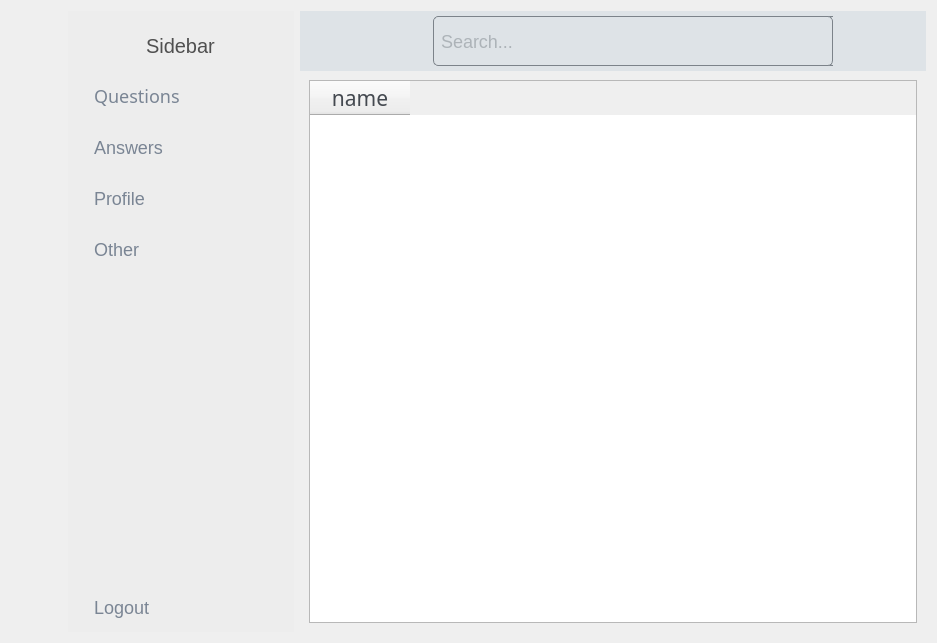
<?xml version="1.0" encoding="UTF-8"?>
<ui version="4.0">
 <class>Form</class>
 <widget class="QWidget" name="Form">
  <property name="geometry">
   <rect>
    <x>0</x>
    <y>0</y>
    <width>937</width>
    <height>643</height>
   </rect>
  </property>
  <property name="windowTitle">
   <string>Form</string>
  </property>
  <property name="styleSheet">
   <string notr="true">background-color:rgb(233, 233, 233);
/*background-color: #FCFEFF;*\</string>
  </property>
  <layout class="QHBoxLayout" name="horizontalLayout_5">
   <item>
    <widget class="QWidget" name="icon_only_widget" native="true">
     <property name="styleSheet">
      <string notr="true">QPushButton{
	color: black;
	border: none;
	font-family: &quot;poppins&quot;;
	font-weight: 450;
	font-size: 15px;
	text-align: right;
	
}

QPushButton::hover {
	background-color: #C9B4EF;
	color: #fff;
}

QPushButton::checked {
	background-color: #AF83FB;
	color: #ffffff;
	border-radius: 20px;
	border-radius: 6px;
}
</string>
     </property>
     <layout class="QVBoxLayout" name="verticalLayout_3">
      <property name="spacing">
       <number>0</number>
      </property>
      <property name="leftMargin">
       <number>1</number>
      </property>
      <property name="topMargin">
       <number>10</number>
      </property>
      <property name="rightMargin">
       <number>0</number>
      </property>
      <property name="bottomMargin">
       <number>0</number>
      </property>
      <item>
       <layout class="QHBoxLayout" name="horizontalLayout_3">
        <item>
         <widget class="QPushButton" name="logo">
          <property name="minimumSize">
           <size>
            <width>50</width>
            <height>50</height>
           </size>
          </property>
          <property name="styleSheet">
           <string notr="true">QPushButton::hover{
	background-color: none;
}</string>
          </property>
          <property name="text">
           <string/>
          </property>
          <property name="icon">
           <iconset>
            <normaloff>ic/logo-2.png</normaloff>ic/logo-2.png</iconset>
          </property>
          <property name="iconSize">
           <size>
            <width>40</width>
            <height>40</height>
           </size>
          </property>
          <property name="checkable">
           <bool>true</bool>
          </property>
          <property name="autoExclusive">
           <bool>true</bool>
          </property>
         </widget>
        </item>
       </layout>
      </item>
      <item>
       <layout class="QVBoxLayout" name="verticalLayout">
        <property name="spacing">
         <number>1</number>
        </property>
        <item>
         <widget class="QPushButton" name="questionsBtn">
          <property name="minimumSize">
           <size>
            <width>50</width>
            <height>50</height>
           </size>
          </property>
          <property name="text">
           <string notr="true"/>
          </property>
          <property name="icon">
           <iconset>
            <normaloff>ic/question.svg</normaloff>
            <normalon>ic/questionOn.svg</normalon>ic/question.svg</iconset>
          </property>
          <property name="iconSize">
           <size>
            <width>40</width>
            <height>40</height>
           </size>
          </property>
          <property name="checkable">
           <bool>true</bool>
          </property>
          <property name="autoExclusive">
           <bool>true</bool>
          </property>
         </widget>
        </item>
        <item>
         <widget class="QPushButton" name="answersBtn">
          <property name="minimumSize">
           <size>
            <width>50</width>
            <height>50</height>
           </size>
          </property>
          <property name="text">
           <string/>
          </property>
          <property name="icon">
           <iconset>
            <normaloff>ic/answer.svg</normaloff>
            <normalon>ic/answerOn.svg</normalon>ic/answer.svg</iconset>
          </property>
          <property name="iconSize">
           <size>
            <width>40</width>
            <height>40</height>
           </size>
          </property>
          <property name="checkable">
           <bool>true</bool>
          </property>
          <property name="autoExclusive">
           <bool>true</bool>
          </property>
         </widget>
        </item>
        <item>
         <widget class="QPushButton" name="profileBtn">
          <property name="minimumSize">
           <size>
            <width>50</width>
            <height>50</height>
           </size>
          </property>
          <property name="text">
           <string/>
          </property>
          <property name="icon">
           <iconset>
            <normaloff>ic/profile.svg</normaloff>
            <normalon>ic/profileOn.svg</normalon>ic/profile.svg</iconset>
          </property>
          <property name="iconSize">
           <size>
            <width>40</width>
            <height>40</height>
           </size>
          </property>
          <property name="checkable">
           <bool>true</bool>
          </property>
          <property name="autoExclusive">
           <bool>true</bool>
          </property>
         </widget>
        </item>
        <item>
         <widget class="QPushButton" name="otherBtn">
          <property name="minimumSize">
           <size>
            <width>50</width>
            <height>50</height>
           </size>
          </property>
          <property name="text">
           <string/>
          </property>
          <property name="icon">
           <iconset>
            <normaloff>ic/other.svg</normaloff>
            <normalon>ic/otherOn.svg</normalon>ic/other.svg</iconset>
          </property>
          <property name="iconSize">
           <size>
            <width>40</width>
            <height>40</height>
           </size>
          </property>
          <property name="checkable">
           <bool>true</bool>
          </property>
          <property name="autoExclusive">
           <bool>true</bool>
          </property>
         </widget>
        </item>
       </layout>
      </item>
      <item>
       <spacer name="verticalSpacer">
        <property name="orientation">
         <enum>Qt::Vertical</enum>
        </property>
        <property name="sizeHint" stdset="0">
         <size>
          <width>20</width>
          <height>373</height>
         </size>
        </property>
       </spacer>
      </item>
      <item>
       <widget class="QPushButton" name="logoutBtn">
        <property name="minimumSize">
         <size>
          <width>0</width>
          <height>50</height>
         </size>
        </property>
        <property name="text">
         <string/>
        </property>
        <property name="icon">
         <iconset>
          <normaloff>ic/logout.svg</normaloff>
          <normalon>ic/logoutOn.svg</normalon>ic/logout.svg</iconset>
        </property>
        <property name="iconSize">
         <size>
          <width>40</width>
          <height>40</height>
         </size>
        </property>
       </widget>
      </item>
     </layout>
    </widget>
   </item>
   <item>
    <widget class="QWidget" name="full_menu_widget" native="true">
     <property name="minimumSize">
      <size>
       <width>0</width>
       <height>0</height>
      </size>
     </property>
     <property name="styleSheet">
      <string notr="true">QWidget{
	background-color: rgb(237, 237, 237);
	color: black;
}
QLabel{
	padding-left: 7px;
	font-weight: 460;
	font-size: 20px;
	color: rgb(80, 80, 80);
}

QPushButton{
	color: #7A8594;
	border: none;
	text-align: left;
	padding-left: 25px;
	font-family: &quot;poppins&quot;;
	font-weight: 440;
	font-size: 18px;
	/*background-color: #AF83FB;*/
	border-top-left-radius: 20px;
	border-bottom-left-radius: 20px;
	min-width: 200px;
}

QPushButton::hover {
	background-color: #C9B4EF;
	color: #fff;
}
QPushButton::checked {
	background-color: #AF83FB;
	color: #ffffff
}
</string>
     </property>
     <layout class="QVBoxLayout" name="verticalLayout_4">
      <property name="spacing">
       <number>0</number>
      </property>
      <property name="leftMargin">
       <number>1</number>
      </property>
      <property name="topMargin">
       <number>10</number>
      </property>
      <property name="rightMargin">
       <number>0</number>
      </property>
      <property name="bottomMargin">
       <number>0</number>
      </property>
      <item>
       <layout class="QHBoxLayout" name="horizontalLayout_2">
        <property name="spacing">
         <number>0</number>
        </property>
        <property name="leftMargin">
         <number>0</number>
        </property>
        <item>
         <widget class="QPushButton" name="logo_2">
          <property name="minimumSize">
           <size>
            <width>65</width>
            <height>50</height>
           </size>
          </property>
          <property name="maximumSize">
           <size>
            <width>40</width>
            <height>50</height>
           </size>
          </property>
          <property name="layoutDirection">
           <enum>Qt::LeftToRight</enum>
          </property>
          <property name="styleSheet">
           <string notr="true">QPushButton{
	min-width: 40px;
}

QPushButton::hover{
	background-color: none;
}


</string>
          </property>
          <property name="text">
           <string/>
          </property>
          <property name="icon">
           <iconset>
            <normaloff>ic/logo-2.png</normaloff>ic/logo-2.png</iconset>
          </property>
          <property name="iconSize">
           <size>
            <width>40</width>
            <height>40</height>
           </size>
          </property>
          <property name="checkable">
           <bool>true</bool>
          </property>
          <property name="autoExclusive">
           <bool>true</bool>
          </property>
         </widget>
        </item>
        <item>
         <widget class="QLabel" name="logo_label_3">
          <property name="minimumSize">
           <size>
            <width>0</width>
            <height>40</height>
           </size>
          </property>
          <property name="font">
           <font>
            <pointsize>-1</pointsize>
            <fontweight></fontweight>
           </font>
          </property>
          <property name="styleSheet">
           <string notr="true"/>
          </property>
          <property name="text">
           <string>Sidebar</string>
          </property>
         </widget>
        </item>
       </layout>
      </item>
      <item>
       <layout class="QVBoxLayout" name="verticalLayout_2">
        <property name="spacing">
         <number>1</number>
        </property>
        <item>
         <widget class="QPushButton" name="questionsBtn2">
          <property name="minimumSize">
           <size>
            <width>225</width>
            <height>50</height>
           </size>
          </property>
          <property name="font">
           <font>
            <family>poppins</family>
            <pointsize>-1</pointsize>
            <fontweight></fontweight>
           </font>
          </property>
          <property name="layoutDirection">
           <enum>Qt::LeftToRight</enum>
          </property>
          <property name="autoFillBackground">
           <bool>false</bool>
          </property>
          <property name="text">
           <string>Questions</string>
          </property>
          <property name="icon">
           <iconset>
            <normaloff>ic/question.svg</normaloff>
            <normalon>ic/questionOn.svg</normalon>
            <disabledoff>ic/question.svg</disabledoff>
            <disabledon>ic/questionOn.svg</disabledon>
            <activeoff>ic/question.svg</activeoff>
            <activeon>ic/questionOn.svg</activeon>
            <selectedoff>ic/question.svg</selectedoff>
            <selectedon>ic/questionOn.svg</selectedon>ic/question.svg</iconset>
          </property>
          <property name="iconSize">
           <size>
            <width>40</width>
            <height>40</height>
           </size>
          </property>
          <property name="checkable">
           <bool>true</bool>
          </property>
          <property name="autoExclusive">
           <bool>true</bool>
          </property>
          <property name="autoDefault">
           <bool>false</bool>
          </property>
          <property name="default">
           <bool>false</bool>
          </property>
          <property name="flat">
           <bool>false</bool>
          </property>
         </widget>
        </item>
        <item>
         <widget class="QPushButton" name="answersBtn2">
          <property name="minimumSize">
           <size>
            <width>225</width>
            <height>50</height>
           </size>
          </property>
          <property name="text">
           <string>Answers</string>
          </property>
          <property name="icon">
           <iconset>
            <normaloff>ic/answer.svg</normaloff>
            <normalon>ic/answerOn.svg</normalon>ic/answer.svg</iconset>
          </property>
          <property name="iconSize">
           <size>
            <width>40</width>
            <height>40</height>
           </size>
          </property>
          <property name="checkable">
           <bool>true</bool>
          </property>
          <property name="autoExclusive">
           <bool>true</bool>
          </property>
         </widget>
        </item>
        <item>
         <widget class="QPushButton" name="profileBtn2">
          <property name="minimumSize">
           <size>
            <width>225</width>
            <height>50</height>
           </size>
          </property>
          <property name="text">
           <string>Profile</string>
          </property>
          <property name="icon">
           <iconset>
            <normaloff>ic/profile.svg</normaloff>
            <normalon>ic/profileOn.svg</normalon>ic/profile.svg</iconset>
          </property>
          <property name="iconSize">
           <size>
            <width>40</width>
            <height>40</height>
           </size>
          </property>
          <property name="checkable">
           <bool>true</bool>
          </property>
          <property name="autoExclusive">
           <bool>true</bool>
          </property>
         </widget>
        </item>
        <item>
         <widget class="QPushButton" name="otherBtn2">
          <property name="minimumSize">
           <size>
            <width>225</width>
            <height>50</height>
           </size>
          </property>
          <property name="text">
           <string>Other</string>
          </property>
          <property name="icon">
           <iconset>
            <normaloff>ic/other.svg</normaloff>
            <normalon>ic/otherOn.svg</normalon>ic/other.svg</iconset>
          </property>
          <property name="iconSize">
           <size>
            <width>40</width>
            <height>40</height>
           </size>
          </property>
          <property name="checkable">
           <bool>true</bool>
          </property>
          <property name="autoExclusive">
           <bool>true</bool>
          </property>
         </widget>
        </item>
       </layout>
      </item>
      <item>
       <spacer name="verticalSpacer_2">
        <property name="orientation">
         <enum>Qt::Vertical</enum>
        </property>
        <property name="sizeHint" stdset="0">
         <size>
          <width>20</width>
          <height>373</height>
         </size>
        </property>
       </spacer>
      </item>
      <item>
       <widget class="QPushButton" name="logoutBtn2">
        <property name="minimumSize">
         <size>
          <width>225</width>
          <height>50</height>
         </size>
        </property>
        <property name="text">
         <string>Logout</string>
        </property>
        <property name="icon">
         <iconset>
          <normaloff>ic/logout.svg</normaloff>
          <normalon>ic/logoutOn.svg</normalon>ic/logout.svg</iconset>
        </property>
        <property name="iconSize">
         <size>
          <width>40</width>
          <height>40</height>
         </size>
        </property>
       </widget>
      </item>
     </layout>
    </widget>
   </item>
   <item>
    <widget class="QWidget" name="widget_3" native="true">
     <layout class="QVBoxLayout" name="verticalLayout_5">
      <property name="spacing">
       <number>0</number>
      </property>
      <property name="leftMargin">
       <number>0</number>
      </property>
      <property name="topMargin">
       <number>0</number>
      </property>
      <property name="rightMargin">
       <number>0</number>
      </property>
      <property name="bottomMargin">
       <number>0</number>
      </property>
      <item>
       <widget class="QWidget" name="widget" native="true">
        <property name="minimumSize">
         <size>
          <width>0</width>
          <height>60</height>
         </size>
        </property>
        <property name="styleSheet">
         <string notr="true">background-color: #DEE3E7;
border: none;
color: #7C838A;
font-size: 15px;

</string>
        </property>
        <layout class="QHBoxLayout" name="horizontalLayout_4">
         <property name="spacing">
          <number>0</number>
         </property>
         <property name="leftMargin">
          <number>15</number>
         </property>
         <property name="topMargin">
          <number>0</number>
         </property>
         <property name="rightMargin">
          <number>15</number>
         </property>
         <property name="bottomMargin">
          <number>0</number>
         </property>
         <item>
          <widget class="QPushButton" name="menuBtn">
           <property name="minimumSize">
            <size>
             <width>40</width>
             <height>50</height>
            </size>
           </property>
           <property name="text">
            <string/>
           </property>
           <property name="icon">
            <iconset>
             <normaloff>ic/menu.svg</normaloff>ic/menu.svg</iconset>
           </property>
           <property name="iconSize">
            <size>
             <width>40</width>
             <height>24</height>
            </size>
           </property>
           <property name="checkable">
            <bool>true</bool>
           </property>
          </widget>
         </item>
         <item>
          <spacer name="horizontalSpacer">
           <property name="orientation">
            <enum>Qt::Horizontal</enum>
           </property>
           <property name="sizeHint" stdset="0">
            <size>
             <width>236</width>
             <height>20</height>
            </size>
           </property>
          </spacer>
         </item>
         <item>
          <layout class="QHBoxLayout" name="horizontalLayout">
           <property name="spacing">
            <number>0</number>
           </property>
           <item>
            <widget class="QFrame" name="searchFrame">
             <property name="minimumSize">
              <size>
               <width>400</width>
               <height>0</height>
              </size>
             </property>
             <property name="frameShape">
              <enum>QFrame::StyledPanel</enum>
             </property>
             <property name="frameShadow">
              <enum>QFrame::Raised</enum>
             </property>
             <layout class="QHBoxLayout" name="horizontalLayout_6">
              <property name="spacing">
               <number>0</number>
              </property>
              <property name="leftMargin">
               <number>0</number>
              </property>
              <property name="topMargin">
               <number>0</number>
              </property>
              <property name="rightMargin">
               <number>0</number>
              </property>
              <property name="bottomMargin">
               <number>0</number>
              </property>
              <item>
               <widget class="QLineEdit" name="searchBar">
                <property name="minimumSize">
                 <size>
                  <width>0</width>
                  <height>50</height>
                 </size>
                </property>
                <property name="styleSheet">
                 <string notr="true">QLineEdit{
	border-width: 1px;
	border-style: solid;
	border-color: #7C838A;
	border-radius: 5px;
	border-right-width: 0px;
	border-top-right-radius: 0px;
	border-bottom-right-radius: 0px;
	height: 45px;
	min-width: 400px;
	padding-left: 5px;
	font-size: 18px;
}

QLineEdit::focus {
	color: black
}</string>
                </property>
                <property name="placeholderText">
                 <string>Search...</string>
                </property>
               </widget>
              </item>
              <item>
               <widget class="QPushButton" name="searchBtn">
                <property name="maximumSize">
                 <size>
                  <width>40</width>
                  <height>50</height>
                 </size>
                </property>
                <property name="styleSheet">
                 <string notr="true">QPushButton{
	border-width: 1px;
	border-style: solid;
	border-color: #7C838A;
	border-radius: 5px;
	border-left-width: 0px;	
	border-top-left-radius: 0px;
	border-bottom-left-radius: 0px;
	height: 45px;
	width: 45px;
}</string>
                </property>
                <property name="text">
                 <string/>
                </property>
                <property name="icon">
                 <iconset>
                  <normaloff>ic/search.svg</normaloff>ic/search.svg</iconset>
                </property>
                <property name="iconSize">
                 <size>
                  <width>40</width>
                  <height>25</height>
                 </size>
                </property>
               </widget>
              </item>
             </layout>
            </widget>
           </item>
          </layout>
         </item>
         <item>
          <spacer name="horizontalSpacer_2">
           <property name="orientation">
            <enum>Qt::Horizontal</enum>
           </property>
           <property name="sizeHint" stdset="0">
            <size>
             <width>236</width>
             <height>20</height>
            </size>
           </property>
          </spacer>
         </item>
        </layout>
       </widget>
      </item>
      <item>
       <widget class="QStackedWidget" name="stackedWidget">
        <property name="font">
         <font>
          <family>Poppins</family>
          <pointsize>16</pointsize>
         </font>
        </property>
        <property name="styleSheet">
         <string notr="true">color: #444950;
text-align: left;
</string>
        </property>
        <property name="currentIndex">
         <number>0</number>
        </property>
        <widget class="QWidget" name="questionsPage">
         <layout class="QGridLayout" name="gridLayout_2">
          <item row="0" column="0">
           <widget class="QTableWidget" name="questionsTableWidget">
            <property name="font">
             <font>
              <family>Poppins</family>
              <pointsize>16</pointsize>
             </font>
            </property>
            <property name="styleSheet">
             <string notr="true"/>
            </property>
            <property name="sortingEnabled">
             <bool>true</bool>
            </property>
            <property name="wordWrap">
             <bool>true</bool>
            </property>
            <attribute name="verticalHeaderVisible">
             <bool>false</bool>
            </attribute>
            <attribute name="verticalHeaderCascadingSectionResizes">
             <bool>false</bool>
            </attribute>
            <attribute name="verticalHeaderMinimumSectionSize">
             <number>90</number>
            </attribute>
            <attribute name="verticalHeaderDefaultSectionSize">
             <number>90</number>
            </attribute>
            <attribute name="verticalHeaderHighlightSections">
             <bool>false</bool>
            </attribute>
            <attribute name="verticalHeaderShowSortIndicator" stdset="0">
             <bool>false</bool>
            </attribute>
            <attribute name="verticalHeaderStretchLastSection">
             <bool>false</bool>
            </attribute>
            <column>
             <property name="text">
              <string>name</string>
             </property>
            </column>
           </widget>
          </item>
         </layout>
        </widget>
        <widget class="QWidget" name="answersPage">
         <layout class="QGridLayout" name="gridLayout_3">
          <item row="0" column="0">
           <widget class="QLabel" name="answers_label">
            <property name="font">
             <font>
              <pointsize>20</pointsize>
             </font>
            </property>
            <property name="text">
             <string>Answer Page</string>
            </property>
            <property name="alignment">
             <set>Qt::AlignCenter</set>
            </property>
           </widget>
          </item>
         </layout>
        </widget>
        <widget class="QWidget" name="profilePage">
         <layout class="QGridLayout" name="gridLayout_4">
          <item row="0" column="0">
           <widget class="QLabel" name="profile_label">
            <property name="font">
             <font>
              <pointsize>20</pointsize>
             </font>
            </property>
            <property name="text">
             <string>Profile Page</string>
            </property>
            <property name="alignment">
             <set>Qt::AlignCenter</set>
            </property>
           </widget>
          </item>
         </layout>
        </widget>
        <widget class="QWidget" name="otherPage">
         <layout class="QGridLayout" name="gridLayout_5">
          <item row="0" column="0">
           <widget class="QLabel" name="other_label">
            <property name="font">
             <font>
              <pointsize>20</pointsize>
             </font>
            </property>
            <property name="text">
             <string>Other Page</string>
            </property>
            <property name="alignment">
             <set>Qt::AlignCenter</set>
            </property>
           </widget>
          </item>
         </layout>
        </widget>
       </widget>
      </item>
     </layout>
    </widget>
   </item>
  </layout>
 </widget>
 <resources>
  <include location="resource.qrc"/>
  <include location="main_icons.qrc"/>
 </resources>
 <connections>
  <connection>
   <sender>questionsBtn2</sender>
   <signal>toggled(bool)</signal>
   <receiver>questionsBtn</receiver>
   <slot>setChecked(bool)</slot>
   <hints>
    <hint type="sourcelabel">
     <x>128</x>
     <y>101</y>
    </hint>
    <hint type="destinationlabel">
     <x>53</x>
     <y>107</y>
    </hint>
   </hints>
  </connection>
  <connection>
   <sender>answersBtn2</sender>
   <signal>toggled(bool)</signal>
   <receiver>answersBtn</receiver>
   <slot>setChecked(bool)</slot>
   <hints>
    <hint type="sourcelabel">
     <x>213</x>
     <y>160</y>
    </hint>
    <hint type="destinationlabel">
     <x>34</x>
     <y>152</y>
    </hint>
   </hints>
  </connection>
  <connection>
   <sender>profileBtn2</sender>
   <signal>toggled(bool)</signal>
   <receiver>profileBtn</receiver>
   <slot>setChecked(bool)</slot>
   <hints>
    <hint type="sourcelabel">
     <x>208</x>
     <y>206</y>
    </hint>
    <hint type="destinationlabel">
     <x>18</x>
     <y>195</y>
    </hint>
   </hints>
  </connection>
  <connection>
   <sender>otherBtn2</sender>
   <signal>toggled(bool)</signal>
   <receiver>otherBtn</receiver>
   <slot>setChecked(bool)</slot>
   <hints>
    <hint type="sourcelabel">
     <x>196</x>
     <y>257</y>
    </hint>
    <hint type="destinationlabel">
     <x>22</x>
     <y>241</y>
    </hint>
   </hints>
  </connection>
  <connection>
   <sender>questionsBtn</sender>
   <signal>toggled(bool)</signal>
   <receiver>questionsBtn2</receiver>
   <slot>setChecked(bool)</slot>
   <hints>
    <hint type="sourcelabel">
     <x>39</x>
     <y>86</y>
    </hint>
    <hint type="destinationlabel">
     <x>97</x>
     <y>86</y>
    </hint>
   </hints>
  </connection>
  <connection>
   <sender>answersBtn</sender>
   <signal>toggled(bool)</signal>
   <receiver>answersBtn2</receiver>
   <slot>setChecked(bool)</slot>
   <hints>
    <hint type="sourcelabel">
     <x>40</x>
     <y>137</y>
    </hint>
    <hint type="destinationlabel">
     <x>128</x>
     <y>138</y>
    </hint>
   </hints>
  </connection>
  <connection>
   <sender>profileBtn</sender>
   <signal>toggled(bool)</signal>
   <receiver>profileBtn2</receiver>
   <slot>setChecked(bool)</slot>
   <hints>
    <hint type="sourcelabel">
     <x>34</x>
     <y>203</y>
    </hint>
    <hint type="destinationlabel">
     <x>114</x>
     <y>211</y>
    </hint>
   </hints>
  </connection>
  <connection>
   <sender>otherBtn</sender>
   <signal>toggled(bool)</signal>
   <receiver>otherBtn2</receiver>
   <slot>setChecked(bool)</slot>
   <hints>
    <hint type="sourcelabel">
     <x>47</x>
     <y>259</y>
    </hint>
    <hint type="destinationlabel">
     <x>88</x>
     <y>263</y>
    </hint>
   </hints>
  </connection>
  <connection>
   <sender>menuBtn</sender>
   <signal>toggled(bool)</signal>
   <receiver>full_menu_widget</receiver>
   <slot>setHidden(bool)</slot>
   <hints>
    <hint type="sourcelabel">
     <x>348</x>
     <y>48</y>
    </hint>
    <hint type="destinationlabel">
     <x>240</x>
     <y>408</y>
    </hint>
   </hints>
  </connection>
  <connection>
   <sender>menuBtn</sender>
   <signal>clicked(bool)</signal>
   <receiver>icon_only_widget</receiver>
   <slot>setVisible(bool)</slot>
   <hints>
    <hint type="sourcelabel">
     <x>329</x>
     <y>49</y>
    </hint>
    <hint type="destinationlabel">
     <x>55</x>
     <y>324</y>
    </hint>
   </hints>
  </connection>
  <connection>
   <sender>logoutBtn</sender>
   <signal>clicked()</signal>
   <receiver>Form</receiver>
   <slot>close()</slot>
   <hints>
    <hint type="sourcelabel">
     <x>36</x>
     <y>620</y>
    </hint>
    <hint type="destinationlabel">
     <x>36</x>
     <y>646</y>
    </hint>
   </hints>
  </connection>
  <connection>
   <sender>logoutBtn2</sender>
   <signal>clicked()</signal>
   <receiver>Form</receiver>
   <slot>close()</slot>
   <hints>
    <hint type="sourcelabel">
     <x>189</x>
     <y>610</y>
    </hint>
    <hint type="destinationlabel">
     <x>189</x>
     <y>650</y>
    </hint>
   </hints>
  </connection>
 </connections>
</ui>
